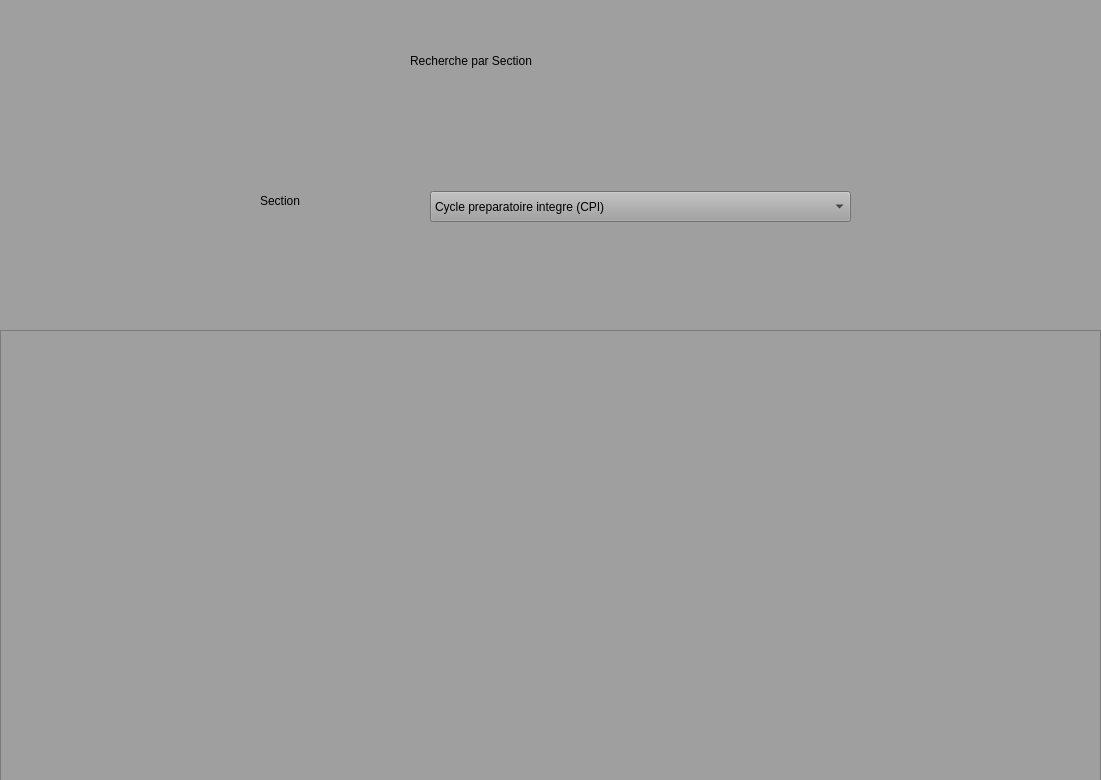
<?xml version="1.0" encoding="UTF-8"?>
<ui version="4.0">
 <class>Dialog</class>
 <widget class="QDialog" name="Dialog">
  <property name="geometry">
   <rect>
    <x>0</x>
    <y>0</y>
    <width>1101</width>
    <height>780</height>
   </rect>
  </property>
  <property name="windowTitle">
   <string>Dialog</string>
  </property>
  <property name="styleSheet">
   <string notr="true">font: 75 12pt &quot;Arial&quot;;background-color:#A09FA0;</string>
  </property>
  <widget class="QLabel" name="label_10">
   <property name="geometry">
    <rect>
     <x>410</x>
     <y>40</y>
     <width>291</width>
     <height>41</height>
    </rect>
   </property>
   <property name="layoutDirection">
    <enum>Qt::LeftToRight</enum>
   </property>
   <property name="styleSheet">
    <string notr="true">font: 75 22pt &quot;MS Shell Dlg 2&quot;;</string>
   </property>
   <property name="text">
    <string>Recherche par Section</string>
   </property>
  </widget>
  <widget class="QComboBox" name="comboBox">
   <property name="geometry">
    <rect>
     <x>430</x>
     <y>191</y>
     <width>421</width>
     <height>31</height>
    </rect>
   </property>
   <item>
    <property name="text">
     <string>Cycle preparatoire integre (CPI)</string>
    </property>
   </item>
   <item>
    <property name="text">
     <string>Diplome national d'ingenieur(ING)</string>
    </property>
   </item>
   <item>
    <property name="text">
     <string>Licence en sciences de l’informatique(L-I)</string>
    </property>
   </item>
   <item>
    <property name="text">
     <string>Licence en mathematiques appliquee (L-M)</string>
    </property>
   </item>
  </widget>
  <widget class="QLabel" name="label_8">
   <property name="geometry">
    <rect>
     <x>260</x>
     <y>190</y>
     <width>161</width>
     <height>21</height>
    </rect>
   </property>
   <property name="layoutDirection">
    <enum>Qt::LeftToRight</enum>
   </property>
   <property name="styleSheet">
    <string notr="true">font: 75 12pt &quot;MS Shell Dlg 2&quot;;</string>
   </property>
   <property name="text">
    <string>Section</string>
   </property>
  </widget>
  <widget class="QTableView" name="tableView">
   <property name="geometry">
    <rect>
     <x>0</x>
     <y>330</y>
     <width>1101</width>
     <height>451</height>
    </rect>
   </property>
  </widget>
 </widget>
 <resources/>
 <connections/>
</ui>
